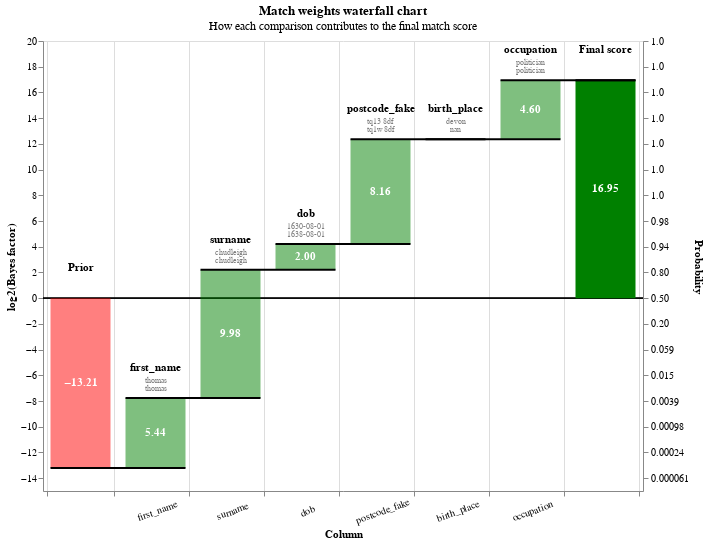

The notebook cell this image was saved under:
### Markdown cell above
You can also view rows in this dataset as a waterfall chart as follows:

### Code cell
from splink.charts import waterfall_chart
records_to_plot = df_e.head(50).to_dict(orient="records")
linker.waterfall_chart(records_to_plot, filter_nulls=False)

### Figure 1 — Vega-Lite specification as saved in the notebook (floating-point values rounded to 4 significant figures)
{"$schema": "https://vega.github.io/schema/vega-lite/v5.2.0.json", "config": {"view": {"continuousHeight": 300, "continuousWidth": 400}}, "data": {"values": [{"bar_sort_order": 0, "bayes_factor": 0.0001055, "bayes_factor_description": null, "column_name": "Prior", "comparison_vector_value": null, "label_for_charts": "Starting match weight (prior)", "log2_bayes_factor": -13.21, "m_probability": null, "record_number": 0, "sql_condition": null, "term_frequency_adjustment": null, "u_probability": null, "value_l": "", "value_r": ""}, {"bar_sort_order": 1, "bayes_factor": 43.34, "bayes_factor_description": "If comparison level is `exact match` then comparison is 43.34 times more likely to be a match", "column_name": "first_name", "comparison_vector_value": 2, "label_for_charts": "Exact match", "log2_bayes_factor": 5.438, "m_probability": 0.5562, "record_number": 0, "sql_condition": "\"first_name_l\" = \"first_name_r\"", "term_frequency_adjustment": false, "u_probability": 0.01283, "value_l": "thomas", "value_r": "thomas"}, {"bar_sort_order": 2, "bayes_factor": 1009.0, "bayes_factor_description": "If comparison level is `exact match` then comparison is 1,009.49 times more likely to be a match", "column_name": "surname", "comparison_vector_value": 2, "label_for_charts": "Exact match", "log2_bayes_factor": 9.979, "m_probability": 0.786, "record_number": 0, "sql_condition": "\"surname_l\" = \"surname_r\"", "term_frequency_adjustment": false, "u_probability": 0.0007786, "value_l": "chudleigh", "value_r": "chudleigh"}, {"bar_sort_order": 3, "bayes_factor": 3.994, "bayes_factor_description": "If comparison level is `levenstein <= 2` then comparison is 3.99 times more likely to be a match", "column_name": "dob", "comparison_vector_value": 1, "label_for_charts": "Levenstein <= 2", "log2_bayes_factor": 1.998, "m_probability": 0.3761, "record_number": 0, "sql_condition": "levenshtein(\"dob_l\", \"dob_r\") <= 2", "term_frequency_adjustment": false, "u_probability": 0.09419, "value_l": "1630-08-01", "value_r": "1638-08-01"}, {"bar_sort_order": 4, "bayes_factor": 285.1, "bayes_factor_description": "If comparison level is `levenstein <= 2` then comparison is 285.10 times more likely to be a match", "column_name": "postcode_fake", "comparison_vector_value": 1, "label_for_charts": "Levenstein <= 2", "log2_bayes_factor": 8.155, "m_probability": 0.1428, "record_number": 0, "sql_condition": "levenshtein(\"postcode_fake_l\", \"postcode_fake_r\") <= 2", "term_frequency_adjustment": false, "u_probability": 0.000501, "value_l": "tq13 8df", "value_r": "tq1w 8df"}, {"bar_sort_order": 5, "bayes_factor": 1, "bayes_factor_description": "If comparison level is `null` then comparison is 1.00 times more likely to be a match", "column_name": "birth_place", "comparison_vector_value": -1, "label_for_charts": "Null", "log2_bayes_factor": 0, "m_probability": null, "record_number": 0, "sql_condition": "\"birth_place_l\" IS NULL OR \"birth_place_r\" IS NULL", "term_frequency_adjustment": false, "u_probability": null, "value_l": "devon", "value_r": "nan"}, {"bar_sort_order": 6, "bayes_factor": 24.17, "bayes_factor_description": "If comparison level is `exact match` then comparison is 24.17 times more likely to be a match", "column_name": "occupation", "comparison_vector_value": 1, "label_for_charts": "Exact match", "log2_bayes_factor": 4.595, "m_probability": 0.9014, "record_number": 0, "sql_condition": "\"occupation_l\" = \"occupation_r\"", "term_frequency_adjustment": false, "u_probability": 0.03729, "value_l": "politician", "value_r": "politician"}, {"bar_sort_order": 7, "bayes_factor": 127000.0, "bayes_factor_description": null, "column_name": "Final score", "comparison_vector_value": null, "label_for_charts": "Final score", "log2_bayes_factor": 16.95, "m_probability": null, "record_number": 0, "sql_condition": null, "term_frequency_adjustment": null, "u_probability": null, "value_l": "", "value_r": ""}, {"bar_sort_order": 0, "bayes_factor": 0.0001055, "bayes_factor_description": null, "column_name": "Prior", "comparison_vector_value": null, "label_for_charts": "Starting match weight (prior)", "log2_bayes_factor": -13.21, "m_probability": null, "record_number": 1, "sql_condition": null, "term_frequency_adjustment": null, "u_probability": null, "value_l": "", "value_r": ""}, {"bar_sort_order": 1, "bayes_factor": 43.34, "bayes_factor_description": "If comparison level is `exact match` then comparison is 43.34 times more likely to be a match", "column_name": "first_name", "comparison_vector_value": 2, "label_for_charts": "Exact match", "log2_bayes_factor": 5.438, "m_probability": 0.5562, "record_number": 1, "sql_condition": "\"first_name_l\" = \"first_name_r\"", "term_frequency_adjustment": false, "u_probability": 0.01283, "value_l": "thomas", "value_r": "thomas"}, {"bar_sort_order": 2, "bayes_factor": 1009.0, "bayes_factor_description": "If comparison level is `exact match` then comparison is 1,009.49 times more likely to be a match", "column_name": "surname", "comparison_vector_value": 2, "label_for_charts": "Exact match", "log2_bayes_factor": 9.979, "m_probability": 0.786, "record_number": 1, "sql_condition": "\"surname_l\" = \"surname_r\"", "term_frequency_adjustment": false, "u_probability": 0.0007786, "value_l": "chudleigh", "value_r": "chudleigh"}, {"bar_sort_order": 3, "bayes_factor": 1, "bayes_factor_description": "If comparison level is `null` then comparison is 1.00 times more likely to be a match", "column_name": "dob", "comparison_vector_value": -1, "label_for_charts": "Null", "log2_bayes_factor": 0, "m_probability": null, "record_number": 1, "sql_condition": "\"dob_l\" IS NULL OR \"dob_r\" IS NULL", "term_frequency_adjustment": false, "u_probability": null, "value_l": "nan", "value_r": "1638-08-01"}, {"bar_sort_order": 4, "bayes_factor": 0.1685, "bayes_factor_description": "If comparison level is `all other comparisons` then comparison is  5.93 times less likely to be a match", "column_name": "postcode_fake", "comparison_vector_value": 0, "label_for_charts": "All other comparisons", "log2_bayes_factor": -2.569, "m_probability": 0.1684, "record_number": 1, "sql_condition": "ELSE", "term_frequency_adjustment": false, "u_probability": 0.9993, "value_l": "tq13 8jr", "value_r": "tq1w 8df"}, {"bar_sort_order": 5, "bayes_factor": 1, "bayes_factor_description": "If comparison level is `null` then comparison is 1.00 times more likely to be a match", "column_name": "birth_place", "comparison_vector_value": -1, "label_for_charts": "Null", "log2_bayes_factor": 0, "m_probability": null, "record_number": 1, "sql_condition": "\"birth_place_l\" IS NULL OR \"birth_place_r\" IS NULL", "term_frequency_adjustment": false, "u_probability": null, "value_l": "devon", "value_r": "nan"}, {"bar_sort_order": 6, "bayes_factor": 24.17, "bayes_factor_description": "If comparison level is `exact match` then comparison is 24.17 times more likely to be a match", "column_name": "occupation", "comparison_vector_value": 1, "label_for_charts": "Exact match", "log2_bayes_factor": 4.595, "m_probability": 0.9014, "record_number": 1, "sql_condition": "\"occupation_l\" = \"occupation_r\"", "term_frequency_adjustment": false, "u_probability": 0.03729, "value_l": "politician", "value_r": "politician"}, {"bar_sort_order": 7, "bayes_factor": 18.8, "bayes_factor_description": null, "column_name": "Final score", "comparison_vector_value": null, "label_for_charts": "Final score", "log2_bayes_factor": 4.232, "m_probability": null, "record_number": 1, "sql_condition": null, "term_frequency_adjustment": null, "u_probability": null, "value_l": "", "value_r": ""}, {"bar_sort_order": 0, "bayes_factor": 0.0001055, "bayes_factor_description": null, "column_name": "Prior", "comparison_vector_value": null, "label_for_charts": "Starting match weight (prior)", "log2_bayes_factor": -13.21, "m_probability": null, "record_number": 2, "sql_condition": null, "term_frequency_adjustment": null, "u_probability": null, "value_l": "", "value_r": ""}, {"bar_sort_order": 1, "bayes_factor": 43.34, "bayes_factor_description": "If comparison level is `exact match` then comparison is 43.34 times more likely to be a match", "column_name": "first_name", "comparison_vector_value": 2, "label_for_charts": "Exact match", "log2_bayes_factor": 5.438, "m_probability": 0.5562, "record_number": 2, "sql_condition": "\"first_name_l\" = \"first_name_r\"", "term_frequency_adjustment": false, "u_probability": 0.01283, "value_l": "frank", "value_r": "frank"}, {"bar_sort_order": 2, "bayes_factor": 1009.0, "bayes_factor_description": "If comparison level is `exact match` then comparison is 1,009.49 times more likely to be a match", "column_name": "surname", "comparison_vector_value": 2, "label_for_charts": "Exact match", "log2_bayes_factor": 9.979, "m_probability": 0.786, "record_number": 2, "sql_condition": "\"surname_l\" = \"surname_r\"", "term_frequency_adjustment": false, "u_probability": 0.0007786, "value_l": "brightman", "value_r": "brightman"}, {"bar_sort_order": 3, "bayes_factor": 304.2, "bayes_factor_description": "If comparison level is `exact match` then comparison is 304.17 times more likely to be a match", "column_name": "dob", "comparison_vector_value": 2, "label_for_charts": "Exact match", "log2_bayes_factor": 8.249, "m_probability": 0.6202, "record_number": 2, "sql_condition": "\"dob_l\" = \"dob_r\"", "term_frequency_adjustment": false, "u_probability": 0.002039, "value_l": "1856-06-18", "value_r": "1856-06-18"}, {"bar_sort_order": 4, "bayes_factor": 4605.0, "bayes_factor_description": "If comparison level is `exact match` then comparison is 4,604.83 times more likely to be a match", "column_name": "postcode_fake", "comparison_vector_value": 2, "label_for_charts": "Exact match", "log2_bayes_factor": 12.17, "m_probability": 0.6887, "record_number": 2, "sql_condition": "\"postcode_fake_l\" = \"postcode_fake_r\"", "term_frequency_adjustment": false, "u_probability": 0.0001496, "value_l": "bs2 0el", "value_r": "bs2 0el"}, {"bar_sort_order": 5, "bayes_factor": 0.157, "bayes_factor_description": "If comparison level is `all other comparisons` then comparison is  6.37 times less likely to be a match", "column_name": "birth_place", "comparison_vector_value": 0, "label_for_charts": "All other comparisons", "log2_bayes_factor": -2.671, "m_probability": 0.1561, "record_number": 2, "sql_condition": "ELSE", "term_frequency_adjustment": false, "u_probability": 0.9945, "value_l": "bristol", "value_r": "bristol, city of"}, {"bar_sort_order": 6, "bayes_factor": 24.17, "bayes_factor_description": "If comparison level is `exact match` then comparison is 24.17 times more likely to be a match", "column_name": "occupation", "comparison_vector_value": 1, "label_for_charts": "Exact match", "log2_bayes_factor": 4.595, "m_probability": 0.9014, "record_number": 2, "sql_condition": "\"occupation_l\" = \"occupation_r\"", "term_frequency_adjustment": false, "u_probability": 0.03729, "value_l": "liturgist", "value_r": "liturgist"}, {"bar_sort_order": 7, "bayes_factor": 24520000.0, "bayes_factor_description": null, "column_name": "Final score", "comparison_vector_value": null, "label_for_charts": "Final score", "log2_bayes_factor": 24.55, "m_probability": null, "record_number": 2, "sql_condition": null, "term_frequency_adjustment": null, "u_probability": null, "value_l": "", "value_r": ""}, {"bar_sort_order": 0, "bayes_factor": 0.0001055, "bayes_factor_description": null, "column_name": "Prior", "comparison_vector_value": null, "label_for_charts": "Starting match weight (prior)", "log2_bayes_factor": -13.21, "m_probability": null, "record_number": 3, "sql_condition": null, "term_frequency_adjustment": null, "u_probability": null, "value_l": "", "value_r": ""}, {"bar_sort_order": 1, "bayes_factor": 43.34, "bayes_factor_description": "If comparison level is `exact match` then comparison is 43.34 times more likely to be a match", "column_name": "first_name", "comparison_vector_value": 2, "label_for_charts": "Exact match", "log2_bayes_factor": 5.438, "m_probability": 0.5562, "record_number": 3, "sql_condition": "\"first_name_l\" = \"first_name_r\"", "term_frequency_adjustment": false, "u_probability": 0.01283, "value_l": "frank", "value_r": "frank"}, {"bar_sort_order": 2, "bayes_factor": 1009.0, "bayes_factor_description": "If comparison level is `exact match` then comparison is 1,009.49 times more likely to be a match", "column_name": "surname", "comparison_vector_value": 2, "label_for_charts": "Exact match", "log2_bayes_factor": 9.979, "m_probability": 0.786, "record_number": 3, "sql_condition": "\"surname_l\" = \"surname_r\"", "term_frequency_adjustment": false, "u_probability": 0.0007786, "value_l": "brightman", "value_r": "brightman"}, {"bar_sort_order": 3, "bayes_factor": 304.2, "bayes_factor_description": "If comparison level is `exact match` then comparison is 304.17 times more likely to be a match", "column_name": "dob", "comparison_vector_value": 2, "label_for_charts": "Exact match", "log2_bayes_factor": 8.249, "m_probability": 0.6202, "record_number": 3, "sql_condition": "\"dob_l\" = \"dob_r\"", "term_frequency_adjustment": false, "u_probability": 0.002039, "value_l": "1856-06-18", "value_r": "1856-06-18"}, {"bar_sort_order": 4, "bayes_factor": 4605.0, "bayes_factor_description": "If comparison level is `exact match` then comparison is 4,604.83 times more likely to be a match", "column_name": "postcode_fake", "comparison_vector_value": 2, "label_for_charts": "Exact match", "log2_bayes_factor": 12.17, "m_probability": 0.6887, "record_number": 3, "sql_condition": "\"postcode_fake_l\" = \"postcode_fake_r\"", "term_frequency_adjustment": false, "u_probability": 0.0001496, "value_l": "bs2 0el", "value_r": "bs2 0el"}, {"bar_sort_order": 5, "bayes_factor": 0.157, "bayes_factor_description": "If comparison level is `all other comparisons` then comparison is  6.37 times less likely to be a match", "column_name": "birth_place", "comparison_vector_value": 0, "label_for_charts": "All other comparisons", "log2_bayes_factor": -2.671, "m_probability": 0.1561, "record_number": 3, "sql_condition": "ELSE", "term_frequency_adjustment": false, "u_probability": 0.9945, "value_l": "bristol", "value_r": "bristol, city of"}, {"bar_sort_order": 6, "bayes_factor": 24.17, "bayes_factor_description": "If comparison level is `exact match` then comparison is 24.17 times more likely to be a match", "column_name": "occupation", "comparison_vector_value": 1, "label_for_charts": "Exact match", "log2_bayes_factor": 4.595, "m_probability": 0.9014, "record_number": 3, "sql_condition": "\"occupation_l\" = \"occupation_r\"", "term_frequency_adjustment": false, "u_probability": 0.03729, "value_l": "liturgist", "value_r": "liturgist"}, {"bar_sort_order": 7, "bayes_factor": 24520000.0, "bayes_factor_description": null, "column_name": "Final score", "comparison_vector_value": null, "label_for_charts": "Final score", "log2_bayes_factor": 24.55, "m_probability": null, "record_number": 3, "sql_condition": null, "term_frequency_adjustment": null, "u_probability": null, "value_l": "", "value_r": ""}, {"bar_sort_order": 0, "bayes_factor": 0.0001055, "bayes_factor_description": null, "column_name": "Prior", "comparison_vector_value": null, "label_for_charts": "Starting match weight (prior)", "log2_bayes_factor": -13.21, "m_probability": null, "record_number": 4, "sql_condition": null, "term_frequency_adjustment": null, "u_probability": null, "value_l": "", "value_r": ""}, {"bar_sort_order": 1, "bayes_factor": 43.34, "bayes_factor_description": "If comparison level is `exact match` then comparison is 43.34 times more likely to be a match", "column_name": "first_name", "comparison_vector_value": 2, "label_for_charts": "Exact match", "log2_bayes_factor": 5.438, "m_probability": 0.5562, "record_number": 4, "sql_condition": "\"first_name_l\" = \"first_name_r\"", "term_frequency_adjustment": false, "u_probability": 0.01283, "value_l": "francis", "value_r": "francis"}, {"bar_sort_order": 2, "bayes_factor": 1009.0, "bayes_factor_description": "If comparison level is `exact match` then comparison is 1,009.49 times more likely to be a match", "column_name": "surname", "comparison_vector_value": 2, "label_for_charts": "Exact match", "log2_bayes_factor": 9.979, "m_probability": 0.786, "record_number": 4, "sql_condition": "\"surname_l\" = \"surname_r\"", "term_frequency_adjustment": false, "u_probability": 0.0007786, "value_l": "brightman", "value_r": "brightman"}, {"bar_sort_order": 3, "bayes_factor": 3.994, "bayes_factor_description": "If comparison level is `levenstein <= 2` then comparison is 3.99 times more likely to be a match", "column_name": "dob", "comparison_vector_value": 1, "label_for_charts": "Levenstein <= 2", "log2_bayes_factor": 1.998, "m_probability": 0.3761, "record_number": 4, "sql_condition": "levenshtein(\"dob_l\", \"dob_r\") <= 2", "term_frequency_adjustment": false, "u_probability": 0.09419, "value_l": "1856-06-18", "value_r": "1856-86-18"}, {"bar_sort_order": 4, "bayes_factor": 0.1685, "bayes_factor_description": "If comparison level is `all other comparisons` then comparison is  5.93 times less likely to be a match", "column_name": "postcode_fake", "comparison_vector_value": 0, "label_for_charts": "All other comparisons", "log2_bayes_factor": -2.569, "m_probability": 0.1684, "record_number": 4, "sql_condition": "ELSE", "term_frequency_adjustment": false, "u_probability": 0.9993, "value_l": "bs2 0el", "value_r": "cf83 4jg"}, {"bar_sort_order": 5, "bayes_factor": 1, "bayes_factor_description": "If comparison level is `null` then comparison is 1.00 times more likely to be a match", "column_name": "birth_place", "comparison_vector_value": -1, "label_for_charts": "Null", "log2_bayes_factor": 0, "m_probability": null, "record_number": 4, "sql_condition": "\"birth_place_l\" IS NULL OR \"birth_place_r\" IS NULL", "term_frequency_adjustment": false, "u_probability": null, "value_l": "nan", "value_r": "bristol, city of"}, {"bar_sort_order": 6, "bayes_factor": 24.17, "bayes_factor_description": "If comparison level is `exact match` then comparison is 24.17 times more likely to be a match", "column_name": "occupation", "comparison_vector_value": 1, "label_for_charts": "Exact match", "log2_bayes_factor": 4.595, "m_probability": 0.9014, "record_number": 4, "sql_condition": "\"occupation_l\" = \"occupation_r\"", "term_frequency_adjustment": false, "u_probability": 0.03729, "value_l": "liturgist", "value_r": "liturgist"}, {"bar_sort_order": 7, "bayes_factor": 75.07, "bayes_factor_description": null, "column_name": "Final score", "comparison_vector_value": null, "label_for_charts": "Final score", "log2_bayes_factor": 6.23, "m_probability": null, "record_number": 4, "sql_condition": null, "term_frequency_adjustment": null, "u_probability": null, "value_l": "", "value_r": ""}]}, "height": 450, "layer": [{"layer": [{"encoding": {"color": {"value": "black"}, "size": {"value": 0.5}, "y": {"field": "zero", "type": "quantitative"}}, "mark": "rule"}, {"encoding": {"color": {"condition": {"test": "(datum.log2_bayes_factor < 0)", "value": "red"}, "value": "green"}, "opacity": {"condition": {"test": "datum.column_name == 'Prior match weight' || datum.column_name == 'Final score'", "value": 1}, "value": 0.5}, "tooltip": [{"field": "column_name", "title": "Comparison column", "type": "nominal"}, {"field": "value_l", "title": "Value (L)", "type": "nominal"}, {"field": "value_r", "title": "Value (R)", "type": "nominal"}, {"field": "label_for_charts", "title": "Label", "type": "ordinal"}, {"field": "sql_condition", "title": "SQL condition", "type": "nominal"}, {"field": "comparison_vector_value", "title": "Comparison vector value", "type": "nominal"}, {"field": "bayes_factor", "format": ",.4f", "title": "Bayes factor = m/u", "type": "quantitative"}, {"field": "log2_bayes_factor", "format": ",.4f", "title": "Match weight = log2(m/u)", "type": "quantitative"}, {"field": "prob", "format": ".4f", "title": "Adjusted match score", "type": "quantitative"}, {"field": "bayes_factor_description", "title": "Match weight description", "type": "nominal"}], "x": {"axis": {"grid": true, "labelAlign": "center", "labelAngle": -20, "labelExpr": "datum.value == 'Prior' || datum.value == 'Final score' ? '' : datum.value", "labelPadding": 10, "tickBand": "extent", "title": "Column"}, "field": "column_name", "sort": {"field": "bar_sort_order", "order": "ascending"}, "type": "nominal"}, "y": {"axis": {"grid": false, "orient": "left", "title": "log2(Bayes factor)"}, "field": "previous_sum", "type": "quantitative"}, "y2": {"field": "sum"}}, "mark": {"type": "bar", "width": 60}}, {"encoding": {"color": {"value": "white"}, "text": {"condition": {"field": "log2_bayes_factor", "format": ".2f", "test": "abs(datum.log2_bayes_factor) > 1", "type": "nominal"}, "value": ""}, "x": {"axis": {"labelAngle": 0, "title": "Column"}, "field": "column_name", "sort": {"field": "bar_sort_order", "order": "ascending"}, "type": "nominal"}, "y": {"axis": {"orient": "left"}, "field": "center", "type": "quantitative"}}, "mark": {"fontWeight": "bold", "type": "text"}}, {"encoding": {"color": {"value": "black"}, "text": {"field": "column_name", "type": "nominal"}, "x": {"axis": {"labelAngle": 0, "title": "Column"}, "field": "column_name", "sort": {"field": "bar_sort_order", "order": "ascending"}, "type": "nominal"}, "y": {"field": "sum_top", "type": "quantitative"}}, "mark": {"baseline": "bottom", "dy": -25, "fontWeight": "bold", "type": "text"}}, {"encoding": {"color": {"value": "grey"}, "text": {"field": "value_l", "type": "nominal"}, "x": {"axis": {"labelAngle": 0, "title": "Column"}, "field": "column_name", "sort": {"field": "bar_sort_order", "order": "ascending"}, "type": "nominal"}, "y": {"field": "sum_top", "type": "quantitative"}}, "mark": {"baseline": "bottom", "dy": -13, "fontSize": 8, "type": "text"}}, {"encoding": {"color": {"value": "grey"}, "text": {"field": "value_r", "type": "nominal"}, "x": {"axis": {"labelAngle": 0, "title": "Column"}, "field": "column_name", "sort": {"field": "bar_sort_order", "order": "ascending"}, "type": "nominal"}, "y": {"field": "sum_top", "type": "quantitative"}}, "mark": {"baseline": "bottom", "dy": -5, "fontSize": 8, "type": "text"}}]}, {"encoding": {"x": {"axis": {"labelAngle": 0, "title": "Column"}, "field": "column_name", "sort": {"field": "bar_sort_order", "order": "ascending"}, "type": "nominal"}, "x2": {"field": "lead"}, "y": {"axis": {"labelExpr": "format(1 / (1 + pow(2, -1*datum.value)), '.2r')", "orient": "right", "title": "Probability"}, "field": "sum", "scale": {"zero": false}, "type": "quantitative"}}, "mark": {"color": "black", "strokeWidth": 2, "type": "rule", "x2Offset": 30, "xOffset": -30}}], "params": [{"bind": {"input": "range", "max": 4, "min": 0, "step": 1}, "description": "Filter by the interation number", "name": "record_number", "value": 0}], "resolve": {"axis": {"y": "independent"}}, "title": {"subtitle": "How each comparison contributes to the final match score", "text": "Match weights waterfall chart"}, "transform": [{"filter": "(datum.record_number == record_number)"}, {"frame": [null, 0], "window": [{"as": "sum", "field": "log2_bayes_factor", "op": "sum"}, {"as": "lead", "field": "column_name", "op": "lead"}]}, {"as": "sum", "calculate": "datum.column_name === \"Final score\" ? datum.sum - datum.log2_bayes_factor : datum.sum"}, {"as": "lead", "calculate": "datum.lead === null ? datum.column_name : datum.lead"}, {"as": "previous_sum", "calculate": "datum.column_name === \"Final score\" || datum.column_name === \"Prior match weight\" ? 0 : datum.sum - datum.log2_bayes_factor"}, {"as": "top_label", "calculate": "datum.sum > datum.previous_sum ? datum.column_name : \"\""}, {"as": "bottom_label", "calculate": "datum.sum < datum.previous_sum ? datum.column_name : \"\""}, {"as": "sum_top", "calculate": "datum.sum > datum.previous_sum ? datum.sum : datum.previous_sum"}, {"as": "sum_bottom", "calculate": "datum.sum < datum.previous_sum ? datum.sum : datum.previous_sum"}, {"as": "center", "calculate": "(datum.sum + datum.previous_sum) / 2"}, {"as": "text_log2_bayes_factor", "calculate": "(datum.log2_bayes_factor > 0 ? \"+\" : \"\") + datum.log2_bayes_factor"}, {"as": "dy", "calculate": "datum.sum < datum.previous_sum ? 4 : -4"}, {"as": "baseline", "calculate": "datum.sum < datum.previous_sum ? \"top\" : \"bottom\""}, {"as": "prob", "calculate": "1. / (1 + pow(2, -1.*datum.sum))"}, {"as": "zero", "calculate": "0*datum.sum"}], "width": {"step": 75}}
